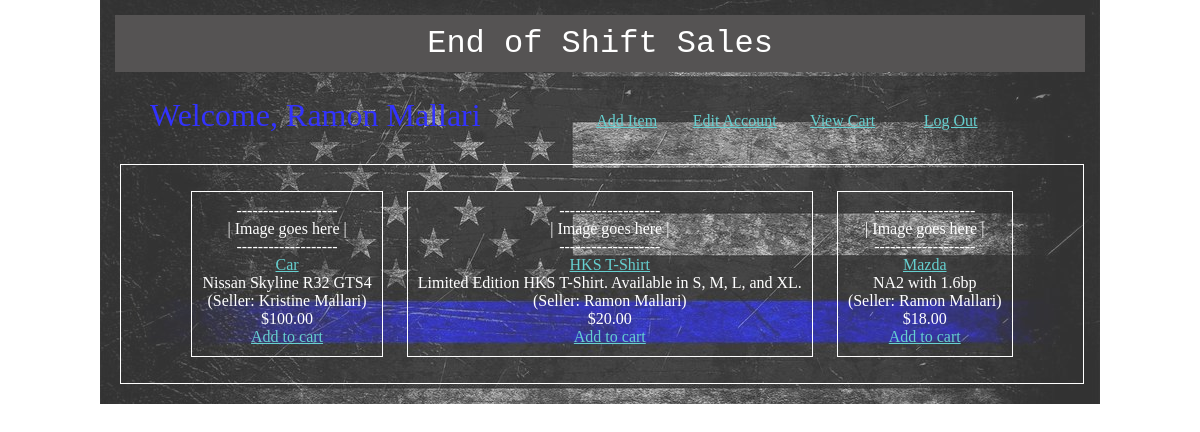
Page /all_items (signed in) on the committed database.
### app/models.py (models this page shows)
class User(models.Model):
    first_name = models.CharField(max_length=255)
    last_name = models.CharField(max_length=255)
    email = models.CharField(max_length=255)
    password = models.CharField(max_length=255)
    created_at = models.DateTimeField(auto_now_add=True)
    updated_at = models.DateTimeField(auto_now=True)
    objects = UserManager()

class Item(models.Model):
    item = models.CharField(max_length=255)
    description = models.CharField(max_length=255)
    price = models.DecimalField(max_digits=5, decimal_places=2)
    uploaded_by = models.ForeignKey(User, related_name = "user_items", on_delete = models.CASCADE)
    created_at = models.DateTimeField(auto_now_add=True)
    updated_at = models.DateTimeField(auto_now=True)
    slug = models.SlugField()
    objects = ItemManager()

### app/views.py (the view)
# urls.py: path('all_items', views.all_items),
def all_items(request):
    if "userid" not in request.session:
        return redirect('/')
    else:
        context = {
            'user': User.objects.get(id=request.session['userid']),
            'all_items': Item.objects.all()
        }
    return render(request, 'main.html', context)

### app/templates/main.html (shortened to what this page needs)
<!DOCTYPE html>
<html lang="en">
<head>
    {% load static %}
    <link rel="stylesheet" href="{% static 'css/style.css' %}">
</head>
<body>
    <div class = "container">
        <div class = "top">
            <h1>End of Shift Sales</h1>
        </div>
        <div class = "panel">
            <h1 style="color:blue;">Welcome, {{user.first_name}} {{user.last_name}}</h1>
            <p><a href = /add_item>Add Item</a></p>
            <p><a href = "user/{{user.id}}">Edit Account</a></p>
            <p><a href = "view_cart">View Cart</a></p>
            <p><a href = /logout>Log Out</a></p>
        </div>
        <div class = "store">
            {% for item in all_items %}
            <div class = "item">
                <p>-------------------</p>
                <p>| Image goes here |</p>
                <p>-------------------</p>
                <p><a href="item/{{item.id}}">{{item.item}}</a></p>
                <p>{{item.description}}</p>
                <p>(Seller: {{item.uploaded_by.first_name}} {{item.uploaded_by.last_name}})</p>
                <p>${{item.price}}</p>
                <a href="add_to_cart/{{item.id}}">Add to cart</a>
            </div>
            {% endfor %}
        </div>
    </div>
</body>
</html>

### app/static/css/style.css (style rules this page uses)
* { vertical-align: baseline; font-weight: inherit; font-family: inherit; font-style: inherit; border: 0 none; outline: 0; padding: 0; margin: 0 auto; }
a { color:rgb(64, 197, 197); }
.container { background: url("/static/images/thin-blue-line-pattern.png")50% 0 repeat; opacity:0.8; width: 970px; height: 100%; margin: auto; padding: 15px; }
.top h1 { font-family:"Monaco", monospace; text-align: center; background-color:rgb(43, 41, 41); color:white; padding: 10px; }
.store { width:930px; height:100%; display:inline-block; border: 1px solid rgb(255, 255, 255); padding:16px; margin:5px; text-align: center; color: white; }
.store a { text-align:center; }
.item { display:inline-block; border: 1px solid rgb(255, 255, 255); padding:10px; margin:10px; text-align: center; }
.panel { padding: 15px; }
.panel h1 { margin: 10px 90px 10px 20px; display:inline-block; }
.panel p { text-align: center; display:inline-block; padding:2px; width:100px; text-transform: capitalize; }

### rows in the picture
User: first_name "Ramon", last_name "Mallari"
Item: item "Car", description "Nissan Skyline R32 GTS4", uploaded_by.first_name "Kristine", uploaded_by.last_name "Mallari", price "100.00"
Item: item "HKS T-Shirt", description "Limited Edition HKS T-Shirt. Available in S, M, L, and XL.", uploaded_by.first_name "Ramon", uploaded_by.last_name "Mallari", price "20.00"
Item: item "Mazda", description "NA2 with 1.6bp", uploaded_by.first_name "Ramon", uploaded_by.last_name "Mallari", price "18.00"
